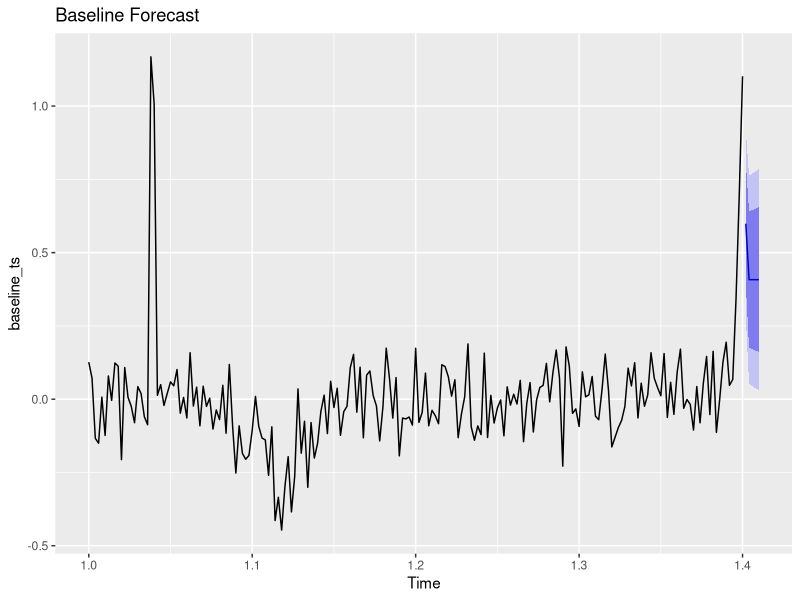
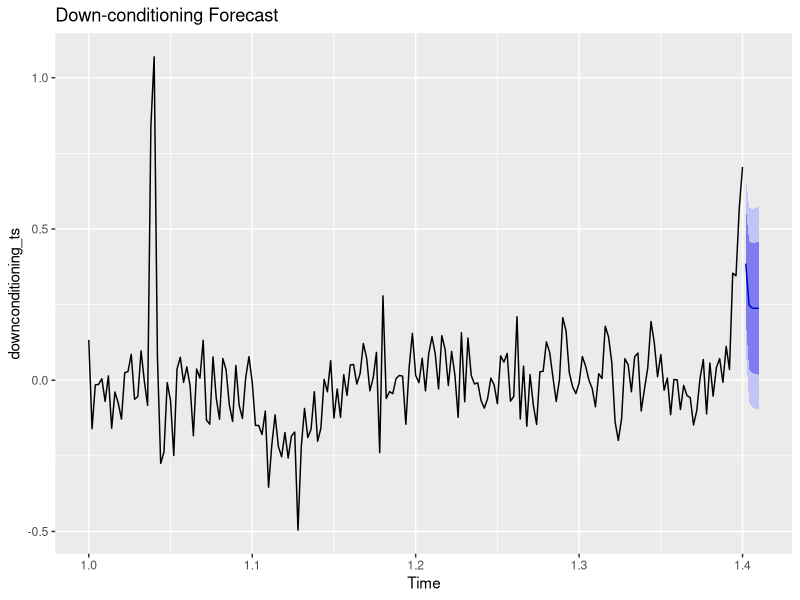
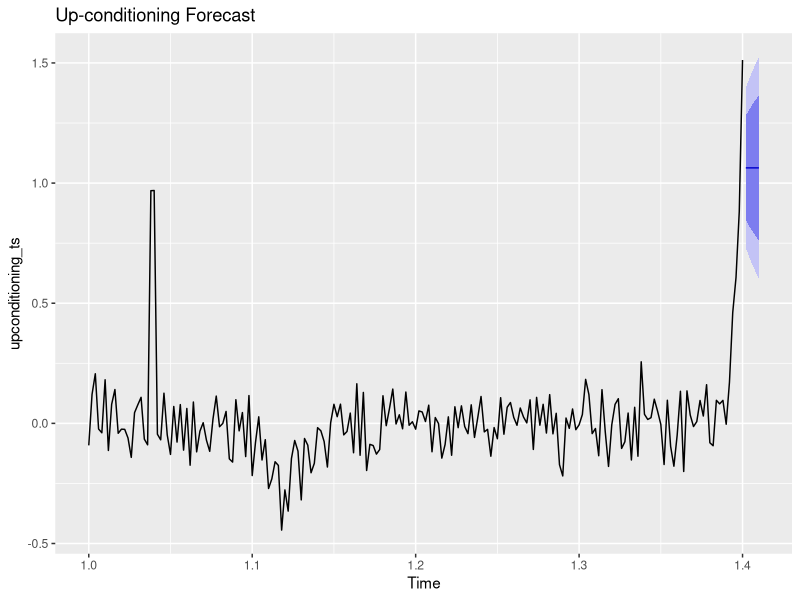

The R source for these figures, in order: (Note: this script raises an error after producing the figures.)
# Load required libraries
library(ggplot2)
library(forecast)
library(tseries)

# Parameters for simulated data generation
sampling_rate <- 10000   # samples per second
duration <- 0.02         # 20 milliseconds
time <- seq(0, duration, length.out = sampling_rate * duration + 1)

# Function to generate EMG signal with different conditioning states
generate_emg_signal <- function(condition = "baseline") {
  stimulus_start <- round(0.002 * sampling_rate)
  stimulus_duration <- round(0.0002 * sampling_rate)
  stimulus_signal <- rep(0, length(time))
  stimulus_signal[stimulus_start:(stimulus_start + stimulus_duration - 1)] <- 1
  
  m_wave_center <- round(0.006 * sampling_rate)
  m_wave_std <- 0.0007 * sampling_rate
  m_wave <- exp(-0.55 * ((time * sampling_rate - m_wave_center) / m_wave_std)^2)
  
  h_wave_center <- round(0.0201 * sampling_rate)
  h_wave_std <- 0.00025 * sampling_rate
  h_wave_amplitude <- ifelse(condition == "baseline", 1, ifelse(condition == "downconditioning", 0.7, 1.3))
  h_wave <- exp(-0.5 * ((time * sampling_rate - h_wave_center) / h_wave_std)^2)
  
  emg_signal <- stimulus_signal - m_wave * 0.30 + h_wave * h_wave_amplitude
  noise <- rnorm(length(emg_signal), mean = 0, sd = 0.1)
  return(emg_signal + noise)
}

# Generate data for baseline, down-conditioning, and up-conditioning
baseline_signal <- generate_emg_signal("baseline")
downconditioning_signal <- generate_emg_signal("downconditioning")
upconditioning_signal <- generate_emg_signal("upconditioning")

# Convert signals to time series
baseline_ts <- ts(baseline_signal, frequency = 500)
downconditioning_ts <- ts(downconditioning_signal, frequency = 500)
upconditioning_ts <- ts(upconditioning_signal, frequency = 500)

# Check stationarity with Augmented Dickey-Fuller Test
adf.test(baseline_ts)
adf.test(downconditioning_ts)
adf.test(upconditioning_ts)

# ARIMA Modeling and Forecasting
fit_baseline <- auto.arima(baseline_ts)
fit_down <- auto.arima(downconditioning_ts)
fit_up <- auto.arima(upconditioning_ts)

# Forecast next 5 time points
forecast_baseline <- forecast(fit_baseline, h = 5)
forecast_down <- forecast(fit_down, h = 5)
forecast_up <- forecast(fit_up, h = 5)

# Plot forecasted results
autoplot(forecast_baseline) + ggtitle("Baseline Forecast")
autoplot(forecast_down) + ggtitle("Down-conditioning Forecast")
autoplot(forecast_up) + ggtitle("Up-conditioning Forecast")

# Decomposition Analysis for Baseline Prediction Series
decomp_baseline <- decompose(baseline_ts)
plot(decomp_baseline)

# RMS Fit and Linear Regression Fit
rms_fit <- sqrt(mean(baseline_ts^2))
linear_fit <- lm(baseline_ts ~ time)
summary(linear_fit)

# Plotting the H-Wave Peak
plot(baseline_ts, type = 'l', col = 'blue', main = "H-Reflex Baseline with Peak Line", ylab = "Amplitude (mV)")
abline(h = max(baseline_signal), col = "red", lty = 2)  # Horizontal line at peak amplitude
